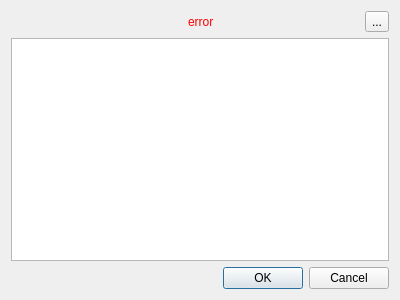
<?xml version="1.0" encoding="UTF-8"?>
<ui version="4.0">
 <class>RelinkingDialog</class>
 <widget class="QDialog" name="RelinkingDialog">
  <property name="geometry">
   <rect>
    <x>0</x>
    <y>0</y>
    <width>400</width>
    <height>300</height>
   </rect>
  </property>
  <property name="windowTitle">
   <string>Relinking</string>
  </property>
  <layout class="QVBoxLayout" name="verticalLayout">
   <property name="spacing">
    <number>6</number>
   </property>
   <item>
    <layout class="QHBoxLayout" name="horizontalLayout_3" stretch="0,0,0">
     <property name="rightMargin">
      <number>0</number>
     </property>
     <item>
      <widget class="RelinkablePathVisualization" name="pathVisualization" native="true">
       <property name="sizePolicy">
        <sizepolicy hsizetype="MinimumExpanding" vsizetype="Preferred">
         <horstretch>0</horstretch>
         <verstretch>0</verstretch>
        </sizepolicy>
       </property>
      </widget>
     </item>
     <item>
      <widget class="QLabel" name="errorLabel">
       <property name="sizePolicy">
        <sizepolicy hsizetype="Expanding" vsizetype="Preferred">
         <horstretch>0</horstretch>
         <verstretch>0</verstretch>
        </sizepolicy>
       </property>
       <property name="palette">
        <palette>
         <active>
          <colorrole role="WindowText">
           <brush brushstyle="SolidPattern">
            <color alpha="255">
             <red>255</red>
             <green>0</green>
             <blue>0</blue>
            </color>
           </brush>
          </colorrole>
         </active>
         <inactive>
          <colorrole role="WindowText">
           <brush brushstyle="SolidPattern">
            <color alpha="255">
             <red>255</red>
             <green>0</green>
             <blue>0</blue>
            </color>
           </brush>
          </colorrole>
         </inactive>
         <disabled>
          <colorrole role="WindowText">
           <brush brushstyle="SolidPattern">
            <color alpha="255">
             <red>120</red>
             <green>120</green>
             <blue>120</blue>
            </color>
           </brush>
          </colorrole>
         </disabled>
        </palette>
       </property>
       <property name="text">
        <string notr="true">error</string>
       </property>
       <property name="wordWrap">
        <bool>true</bool>
       </property>
      </widget>
     </item>
     <item>
      <widget class="QToolButton" name="undoButton">
       <property name="sizePolicy">
        <sizepolicy hsizetype="Preferred" vsizetype="Preferred">
         <horstretch>0</horstretch>
         <verstretch>0</verstretch>
        </sizepolicy>
       </property>
       <property name="toolTip">
        <string>Undo</string>
       </property>
       <property name="text">
        <string>...</string>
       </property>
       <property name="icon">
        <iconset resource="../resources/resources.qrc">
         <normaloff>:/icons/undo.svg</normaloff>:/icons/undo.svg</iconset>
       </property>
      </widget>
     </item>
    </layout>
   </item>
   <item>
    <widget class="RelinkingListView" name="listView">
     <property name="styleSheet">
      <string notr="true">show-decoration-selected: 0;</string>
     </property>
     <property name="horizontalScrollBarPolicy">
      <enum>Qt::ScrollBarAlwaysOff</enum>
     </property>
     <property name="editTriggers">
      <set>QAbstractItemView::NoEditTriggers</set>
     </property>
    </widget>
   </item>
   <item>
    <widget class="QDialogButtonBox" name="buttonBox">
     <property name="orientation">
      <enum>Qt::Horizontal</enum>
     </property>
     <property name="standardButtons">
      <set>QDialogButtonBox::Cancel|QDialogButtonBox::Ok</set>
     </property>
    </widget>
   </item>
  </layout>
 </widget>
 <customwidgets>
  <customwidget>
   <class>RelinkingListView</class>
   <extends>QListView</extends>
   <header location="global">RelinkingListView.h</header>
  </customwidget>
  <customwidget>
   <class>RelinkablePathVisualization</class>
   <extends>QWidget</extends>
   <header location="global">RelinkablePathVisualization.h</header>
   <container>1</container>
  </customwidget>
 </customwidgets>
 <resources>
  <include location="../resources/resources.qrc"/>
 </resources>
 <connections>
  <connection>
   <sender>buttonBox</sender>
   <signal>rejected()</signal>
   <receiver>RelinkingDialog</receiver>
   <slot>reject()</slot>
   <hints>
    <hint type="sourcelabel">
     <x>325</x>
     <y>290</y>
    </hint>
    <hint type="destinationlabel">
     <x>286</x>
     <y>274</y>
    </hint>
   </hints>
  </connection>
 </connections>
</ui>
